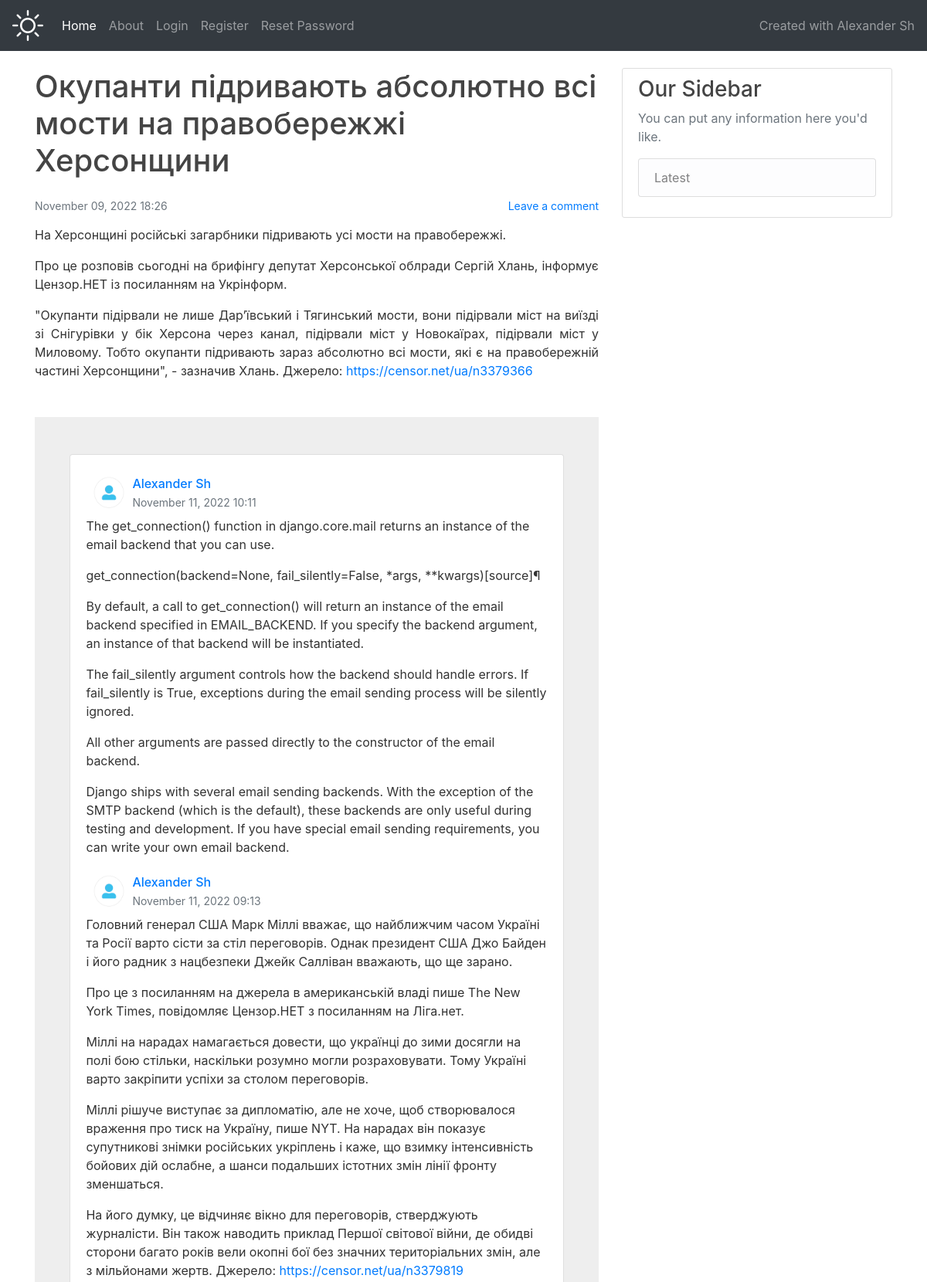
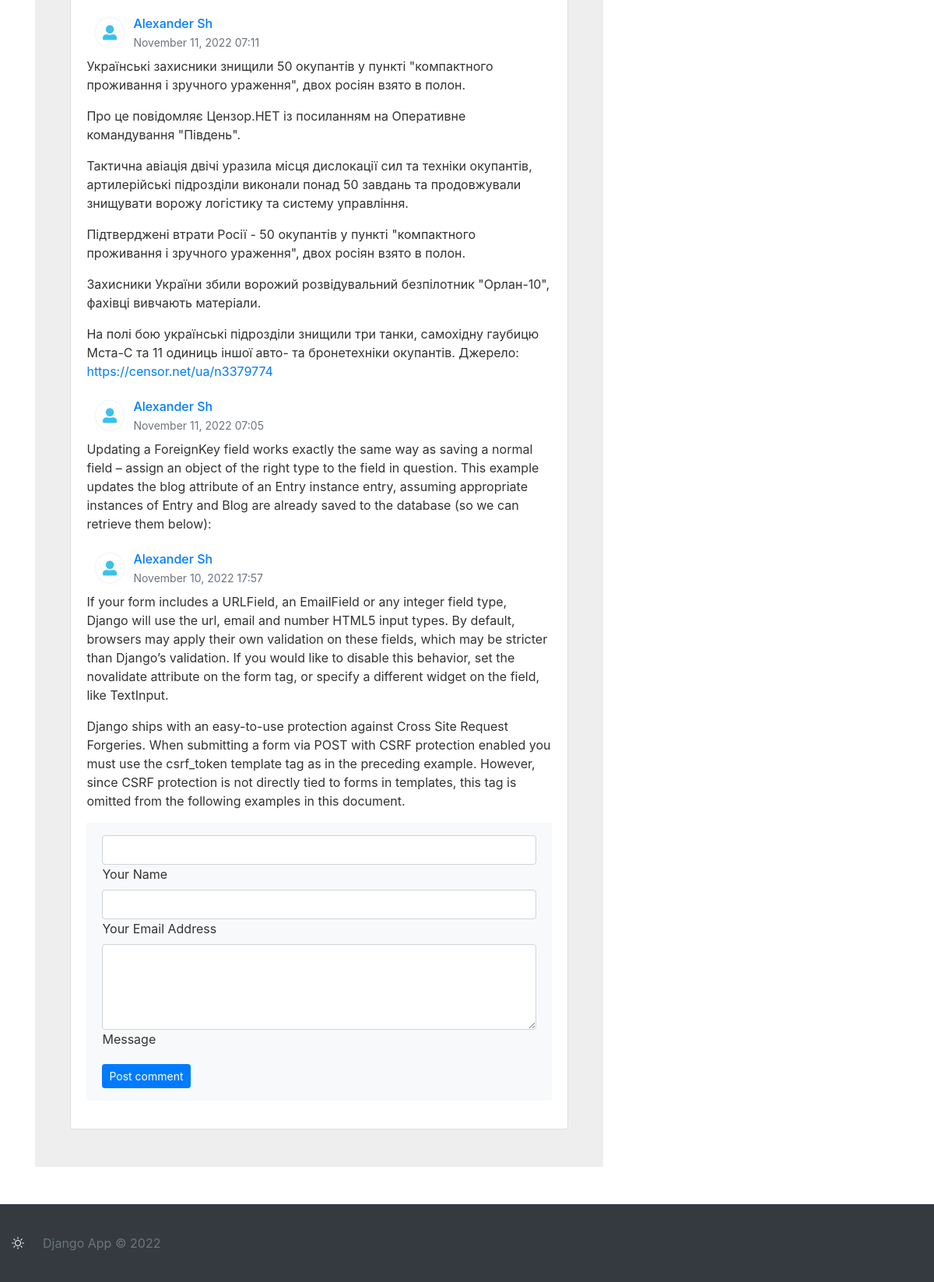
The page /content/2/ on the database its author committed (2 pictures, top to bottom).
### content/models.py (models this page shows)
class Entry(models.Model):
    title = models.CharField(max_length=100)
    content = models.TextField()
    user_id = models.IntegerField(null=False)
    created_at = models.DateTimeField(default=timezone.now)
    updated_at = models.DateTimeField(default=timezone.now)
    class Meta:
        db_table = "base_entry"

### comment/models.py (models this page shows)
class Comment(models.Model):
    author = models.CharField(max_length=200)
    comment = models.TextField()
    approved = models.BooleanField(default=False)
    entry = models.ForeignKey(
        Entry,
        on_delete=models.CASCADE,
        related_name='comments',
    )
    created_at = models.DateTimeField(default=timezone.now)
    class Meta:
        db_table = 'base_comment'

### content/views.py (the view)
# urls.py: path('content/<int:id>/', views.details, name='details'),
def details(request, id):
    comments = Comment.objects.filter(entry_id=id, approved=True).order_by('-created_at')
    try:
        entry = Entry.objects.get(id=id)
    except Entry.DoesNotExist:
        return render(request, 'errors/404.html', status=404)
    context = {
        'entry': entry,
        'comments': comments,
    }
    return render(request, 'details.html', context)

### content/templates/details.html (shortened to what this page needs)
{% extends "index.html" %}
{% block content %}
    <h1 class="mb-4">{{ entry.title }}</h1>
    <small style="float: right;"><a href="#comment-form">Leave a comment</a></small>
    <small class="text-muted">{{ entry.created_at|date:"F d, Y H:i" }}</small>
    <div class="article-content text-justify">{{ entry.content|linebreaks|urlize }}</div>
    {% include 'comment.html' %}
{% endblock content %}

### content/templates/comment.html (shortened to what this page needs)
{% load static %}
<section style="background-color: #eee;">
    <div class="container my-5 py-5">
        <div class="row d-flex justify-content-center">
            <div class="col-md-12 col-lg-10 col-xl-11">
                <div class="card">
                    <div class="card-body" id="comments">
                        {% for comment in comments %}
                        <div class="d-flex flex-start align-items-center" id="comment-{{ comment.id }}">
                            <img class="rounded-circle shadow-1-strong me-3"
                                 src="{% static 'images/AwxR.png' %}" alt="avatar" width="60"
                                 height="60"/>
                            <div>
                                <h6 class="fw-bold text-primary mb-1">{{ comment.author }}</h6>
                                <p class="text-muted small mb-0">
                                    {{ comment.created_at|date:"F d, Y H:i" }}
                                </p>
                            </div>
                        </div>
                        {{ comment.comment|linebreaks|urlize }}
                        {% endfor %}
                        <form method="post" id="comment-form" action="{{ request.build_absolute_uri }}comment/">
                            <div class="card-footer py-3 border-0" style="background-color: #f8f9fa;">
                                <div class="d-flex flex-start w-100">
                                    <div class="form-outline w-100">
                                        <input type="text" name="author" class="form-control" id="author" value="{{ request.user.username }}"{% if request.user.username %} readonly=""{% else %} required=""{% endif %}>
                                        <label class="form-label" for="author">Your Name</label>
                                    </div>
                                </div>
                                <div class="d-flex flex-start w-100">
                                    <div class="form-outline w-100">
                                        <input type="text" name="email" class="form-control" id="email" value="{{ request.user.email }}"{% if request.user.email %} readonly=""{% else %} required=""{% endif %}>
                                        <label class="form-label" for="email">Your Email Address</label>
                                    </div>
                                </div>
                                <div class="d-flex flex-start w-100">
                                    <div class="form-outline w-100">
                                        <textarea class="form-control" id="comment" rows="4" name="message"
                                                  style="background: #fff;" required=""></textarea>
                                        <label class="form-label" for="comment">Message</label>
                                    </div>
                                </div>
                                <div class="float-end mt-2 pt-1">
                                    <button type="submit" class="btn btn-primary btn-sm">Post comment</button>
                                </div>
                            </div>
                        </form>
                    </div>
                </div>
            </div>
        </div>
    </div>
</section>

### base/static/css/main.css (style rules this page uses)
html { position: relative; min-height: 100%; }
body { color: #333; margin-bottom: 100px; }
h1, h2, h3, h4, h5, h6 { color: #444444; }
.article-content { margin-bottom: 5px; margin-top: 15px; display: block; }

### rows shown on the page
Entry: title "Окупанти підривають абсолютно всі мости на правобережжі Херсонщини", created_at "November 09, 2022 18:26", content "На Херсонщині російські загарбники підривають усі мости на правобережжі. Про це розповів сьогодні на брифінгу депутат Херсонської облради Сергій Хлань, інформує Цензор.НЕТ із посиланням на Укрінформ. \"Окупанти підірвали не лише Дар’ївський і Тягинський мости, вони підірвали міст на виїзді зі Снігурівки у бік Херсона через канал, підірвали міст у Новокаїрах, підірвали міст у Миловому. Тобто окупанти підривають зараз абсолютно всі мости, які є на правобережній частині Херсонщини\", - зазначив Хлань. Джерело: https://censor.net/ua/n3379366"
Comment: author "Alexander Sh", created_at "November 11, 2022 10:11", comment "The get_connection() function in django.core.mail returns an instance of the email backend that you can use. get_connection(backend=None, fail_silently=False, *args, **kwargs)[source]¶ By default, a call to get_connection() will return an instance of the email backend specified in EMAIL_BACKEND. If you specify the backend argument, an instance of that backend will be instantiated. The fail_silently argument controls how the backend should handle errors. If fail_silently is True, exceptions during the email sending process will be silently ignored. All other arguments are passed directly to the constructor of the email backend. Django ships with several email sending backends. With the…"
Comment: author "Alexander Sh", created_at "November 11, 2022 09:13", comment "Головний генерал США Марк Міллі вважає, що найближчим часом Україні та Росії варто сісти за стіл переговорів. Однак президент США Джо Байден і його радник з нацбезпеки Джейк Салліван вважають, що ще зарано. Про це з посиланням на джерела в американській владі пише The New York Times, повідомляє Цензор.НЕТ з посиланням на Ліга.нет. Міллі на нарадах намагається довести, що українці до зими досягли на полі бою стільки, наскільки розумно могли розраховувати. Тому Україні варто закріпити успіхи за столом переговорів. Міллі рішуче виступає за дипломатію, але не хоче, щоб створювалося враження про тиск на Україну, пише NYT. На нарадах він показує супутникові знімки російських укріплень і каже, що…"
Comment: author "Alexander Sh", created_at "November 11, 2022 07:11", comment "Українські захисники знищили 50 окупантів у пункті \"компактного проживання і зручного ураження\", двох росіян взято в полон. Про це повідомляє Цензор.НЕТ із посиланням на Оперативне командування \"Південь\". Тактична авіація двічі уразила місця дислокації сил та техніки окупантів, артилерійські підрозділи виконали понад 50 завдань та продовжували знищувати ворожу логістику та систему управління. Підтверджені втрати Росії - 50 окупантів у пункті \"компактного проживання і зручного ураження\", двох росіян взято в полон. Захисники України збили ворожий розвідувальний безпілотник \"Орлан-10\", фахівці вивчають матеріали. На полі бою українські підрозділи знищили три танки, самохідну гаубицю Мста-С та…"
Comment: author "Alexander Sh", created_at "November 11, 2022 07:05", comment "Updating a ForeignKey field works exactly the same way as saving a normal field – assign an object of the right type to the field in question. This example updates the blog attribute of an Entry instance entry, assuming appropriate instances of Entry and Blog are already saved to the database (so we can retrieve them below):"
Comment: author "Alexander Sh", created_at "November 10, 2022 17:57", comment "If your form includes a URLField, an EmailField or any integer field type, Django will use the url, email and number HTML5 input types. By default, browsers may apply their own validation on these fields, which may be stricter than Django’s validation. If you would like to disable this behavior, set the novalidate attribute on the form tag, or specify a different widget on the field, like TextInput. Django ships with an easy-to-use protection against Cross Site Request Forgeries. When submitting a form via POST with CSRF protection enabled you must use the csrf_token template tag as in the preceding example. However, since CSRF protection is not directly tied to forms in templates, this tag…"
